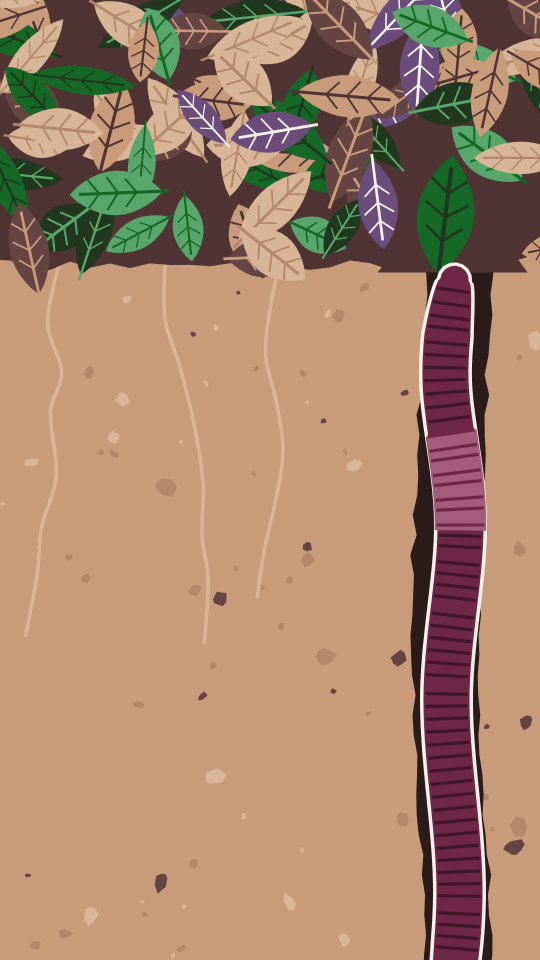
#> input picture social/2026-10-21-world-earthworm-day/png/frame-1-art.png, 1080 x 1920 px, given in place of sfwlogo-240.png, which was not available (shown at 1/2 size)
$ python build.py
#> lines starting #> are read from the running program, lines starting #| are printed output that depends on the picture; after the words box and inside, x2 and y2 are one past the last pixel; in counts of white or black regions, pixels touching at a corner belong together; pictures that were not available may be replaced by others from this repository, and a replacement may not be noted
"""Soil Food Web Foundation turns one: 9-slide Instagram carousel, Friday 16 October 2026.

Words are exactly the slide words in the post doc. Photos are the 'Amazing Community Images' set
(all in the repo), the Isha/India workshop photos and the cutout kits in social/cutouts-*.

  python3 social/turns-one-2026-10-16/build.py
    -> layers/ (every photo, cutout and background as its own PNG)
    -> slides.html (the 9 slides), slide-1.png ... slide-9.png, contact-sheet.png
    -> turns-one-canva.pptx  (import into Canva: every picture and text box stays separate and editable)
"""
import os, math, random, json, subprocess, zipfile, io
from PIL import Image, ImageDraw, ImageFilter, ImageChops
import numpy as np

HERE = os.path.dirname(os.path.abspath(__file__))
ROOT = os.path.abspath(os.path.join(HERE, "..", ".."))
NEW = os.path.join(ROOT, "img", "new-2026-10")
LAY = os.path.join(HERE, "layers")
os.makedirs(LAY, exist_ok=True)
W, H = 1080, 1350

DEEP, GREEN, CREAM, KRAFT, SOIL, GOLD, PURPLE = "#22371F", "#156826", "#F4F1EA", "#CDB38A", "#4F3433", "#C9A227", "#6B4C7A"


def P(*a): return os.path.join(ROOT, *a)
def hexrgb(h): return tuple(int(h[i:i + 2], 16) for i in (1, 3, 5))


def india(name):
    z = zipfile.ZipFile(P("exports", "workshop-images", "accelerator-workshop-october-2026.zip"))
    n = [x for x in z.namelist() if x.endswith(name)][0]
    return Image.open(io.BytesIO(z.read(n))).convert("RGB")


def load(src):
    return src if isinstance(src, Image.Image) else Image.open(src).convert("RGB")


def cover(im, w, h, fx=0.5, fy=0.5):
    sw, sh = im.size
    s = max(w / sw, h / sh)
    im = im.resize((max(w, round(sw * s)), max(h, round(sh * s))), Image.LANCZOS)
    x = round((im.width - w) * fx); y = round((im.height - h) * fy)
    return im.crop((x, y, x + w, y + h))


def shadow(im, off=(8, 12), blur=10, alpha=0.38):
    a = im.getchannel("A")
    pad = blur * 3 + max(abs(off[0]), abs(off[1]))
    out = Image.new("RGBA", (im.width + 2 * pad, im.height + 2 * pad), (0, 0, 0, 0))
    sh = Image.new("RGBA", im.size, (30, 22, 15, 255)); sh.putalpha(a.point(lambda v: int(v * alpha)))
    s = Image.new("RGBA", out.size, (0, 0, 0, 0)); s.alpha_composite(sh, (pad + off[0], pad + off[1]))
    out.alpha_composite(s.filter(ImageFilter.GaussianBlur(blur)))
    out.alpha_composite(im, (pad, pad))
    return out


def ragged(w, h, edges, seed, amp=10):
    """Mask with torn edges on the given sides ('t','b','l','r')."""
    rnd = random.Random(seed)
    def line(n):
        v, out = 0.0, []
        for _ in range(n):
            v = max(-1, min(1, v + rnd.uniform(-0.35, 0.35))); out.append(v * amp + rnd.uniform(-2, 2))
        return out
    m = Image.new("L", (w, h), 0)
    top = line(w) if "t" in edges else [0] * w
    bot = line(w) if "b" in edges else [0] * w
    lef = line(h) if "l" in edges else [0] * h
    rig = line(h) if "r" in edges else [0] * h
    a = np.zeros((h, w), np.uint8)
    yy, xx = np.mgrid[0:h, 0:w]
    t = np.array(top) + (amp + 2 if "t" in edges else 0)
    b = h - (np.array(bot) + (amp + 2 if "b" in edges else 0))
    l = np.array(lef) + (amp + 2 if "l" in edges else 0)
    r = w - (np.array(rig) + (amp + 2 if "r" in edges else 0))
    inside = (yy >= t[None, :]) & (yy <= b[None, :]) & (xx >= l[:, None]) & (xx <= r[:, None])
    a[inside] = 255
    return Image.fromarray(a).filter(ImageFilter.GaussianBlur(0.7))


def print_photo(src, w, h, fx=0.5, fy=0.5, border=14):
    im = cover(load(src), w, h, fx, fy)
    out = Image.new("RGBA", (w + 2 * border, h + 2 * border), hexrgb("#FBF8F1") + (255,))
    out.paste(im, (border, border))
    return out


def torn_photo(src, w, h, edges, fx=0.5, fy=0.5, seed=1, amp=14):
    im = cover(load(src), w, h, fx, fy).convert("RGBA")
    im.putalpha(ragged(w, h, edges, seed, amp))
    return im


def circle_photo(src, d, ring=10, fx=0.5, fy=0.5):
    im = cover(load(src), d, d, fx, fy).convert("RGBA")
    m = Image.new("L", (d, d), 0); ImageDraw.Draw(m).ellipse((0, 0, d - 1, d - 1), fill=255); im.putalpha(m)
    out = Image.new("RGBA", (d + 2 * ring, d + 2 * ring), (0, 0, 0, 0))
    ImageDraw.Draw(out).ellipse((0, 0, d + 2 * ring - 1, d + 2 * ring - 1), fill=hexrgb(CREAM) + (255,))
    out.alpha_composite(im, (ring, ring))
    return out


def cutout(path, w=None, h=None):
    im = Image.open(path).convert("RGBA")
    if w: im = im.resize((w, round(im.height * w / im.width)), Image.LANCZOS)
    elif h: im = im.resize((round(im.width * h / im.height), h), Image.LANCZOS)
    return im


def paper(color, seed):
    rng = np.random.default_rng(seed)
    base = np.array(hexrgb(color), np.float32)[None, None, :]
    n = rng.normal(0, 1, (H // 4, W // 4)).astype(np.float32)
    n = np.array(Image.fromarray(((n - n.min()) / (np.ptp(n)) * 255).astype(np.uint8)).resize((W, H), Image.BICUBIC), np.float32) / 255 - 0.5
    fine = rng.normal(0, 1, (H, W)).astype(np.float32)
    img = base + (n[..., None] * 16) + (fine[..., None] * 3.5)
    return Image.fromarray(np.clip(img, 0, 255).astype(np.uint8)).convert("RGBA")


# ---------------- slide model ----------------
SLIDES = []


class Slide:
    def __init__(self, n, bg):
        self.n, self.items, self.z = n, [], 0
        SLIDES.append(self)
        self.layer("background", paper(bg, n), 0, 0, shadowed=False, anchor="tl")

    def layer(self, name, im, cx, cy, rot=0, shadowed=True, anchor="center"):
        """Place an RGBA picture. cx, cy is its centre (or top-left with anchor='tl')."""
        if rot: im = im.rotate(rot, expand=True, resample=Image.BICUBIC)
        pad = 0
        if shadowed:
            big = shadow(im); pad = (big.width - im.width) // 2; im = big
        if anchor == "tl": x, y = cx - pad, cy - pad
        else: x, y = round(cx - im.width / 2), round(cy - im.height / 2)
        # clip to the slide so Canva gets clean pieces
        box = (max(0, -x), max(0, -y), min(im.width, W - x), min(im.height, H - y))
        im = im.crop(box); x, y = x + box[0], y + box[1]
        self.z += 1
        if name == "background":  # opaque paper: JPEG keeps the PowerPoint small
            fn = f"s{self.n}-{self.z:02d}-{name}.jpg"; im.convert("RGB").save(os.path.join(LAY, fn), quality=88)
        else:
            fn = f"s{self.n}-{self.z:02d}-{name}.png"; im.save(os.path.join(LAY, fn), optimize=True)
        self.items.append(dict(type="image", name=name, file="layers/" + fn, x=x, y=y, w=im.width, h=im.height))

    def text(self, name, text, x, y, w, size, font="garamond", italic=True, weight=500, color=DEEP, align="left", lh=1.08, h=None):
        self.items.append(dict(type="text", name=name, text=text, x=x, y=y, w=w, h=h or round(size * lh * 3), size=size,
                               font=font, italic=italic, weight=weight, color=color, align=align, lh=lh))


C = P("social", "cutouts-flowers"); S = P("social", "cutouts-soil")
logo = Image.open(P("img", "sfwlogo-240.png")).convert("RGBA")


def logo_disc(d=130):
#> called with d = 130
    out = Image.new("RGBA", (d, d), (0, 0, 0, 0))
#> out: PIL image 130x130 RGBA; every value is 0
    ImageDraw.Draw(out).ellipse((0, 0, d - 1, d - 1), fill=hexrgb(CREAM) + (255,))
    l = logo.resize((round(d * 0.78), round(d * 0.78 * logo.height / logo.width)), Image.LANCZOS)
    out.alpha_composite(l, ((d - l.width) // 2, (d - l.height) // 2))
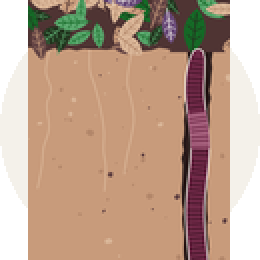
#> out: PIL image 130x130 RGBA (shown 2 times larger); mean R, G, B, A 156, 127.2, 107.5, 222.5; transparent parts drawn white
    return out


# ---------- 1. Today we turn 1 ----------
s = Slide(1, DEEP)
s.layer("logo", logo_disc(), 960, 112)
#> in shadow, `a = im.getchannel("A")`:
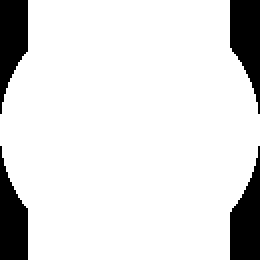
#> a: PIL image 130x130 L (shown 2 times larger); 87.3% white; 4 black regions, box (x1, y1, x2, y2) and area: (115, 0, 130, 57) 550, (115, 73, 130, 130) 550, (0, 0, 14, 57) 526, (0, 73, 14, 130) 526
#> in shadow, `out = Image.new("RGBA", (im.width + 2 * pad, im.height + 2 * pad), (0,..`: out: PIL image 214x214 RGBA; every value is 0
s.text("headline", "Today we turn 1 🎂", 72, 120, 820, 132, color=CREAM, lh=1.0)
s.text("small", "One year as a 501(c)(3) nonprofit.", 76, 410, 800, 36, font="montserrat", italic=False, weight=600, color=CREAM)
# soil-layer cake on a cream plate
plate = Image.new("RGBA", (820, 120), (0, 0, 0, 0))
#> plate: PIL image 820x120 RGBA; every value is 0
ImageDraw.Draw(plate).ellipse((0, 0, 819, 119), fill=hexrgb("#FBF8F1") + (255,))
s.layer("cake-plate", plate, 540, 1205)
#> in shadow (call 2), `a = im.getchannel("A")`: a: PIL image 820x120 L; 78.7% white; 4 black regions, box (x1, y1, x2, y2) and area: (0, 0, 357, 57) 5252, (463, 0, 820, 57) 5252, (0, 63, 357, 120) 5252, (463, 63, 820, 120) 5252
#> in shadow (call 2), `out = Image.new("RGBA", (im.width + 2 * pad, im.height + 2 * pad), (0,..`: out: PIL image 904x204 RGBA; every value is 0
tiers = [("cake-tier-compost", P("img", "new-2026-10", "R5A_4007.jpg"), 660, 170, 1110, 0.5),
         ("cake-tier-wood-chips", P("img", "new-2026-10", "santa-fe-2026-10-aged-wood-chips.jpg"), 540, 150, 950, 0.9),
         ("cake-tier-soil-roots", P("img", "new-2026-10", "card-roots-in-soil-capri.jpg"), 420, 140, 805, 0.5)]
for i, (nm, src, w, h, cy, fy) in enumerate(tiers):
    s.layer(nm, torn_photo(src, w, h, "tb", fy=fy, seed=10 + i, amp=9), 540, cy)
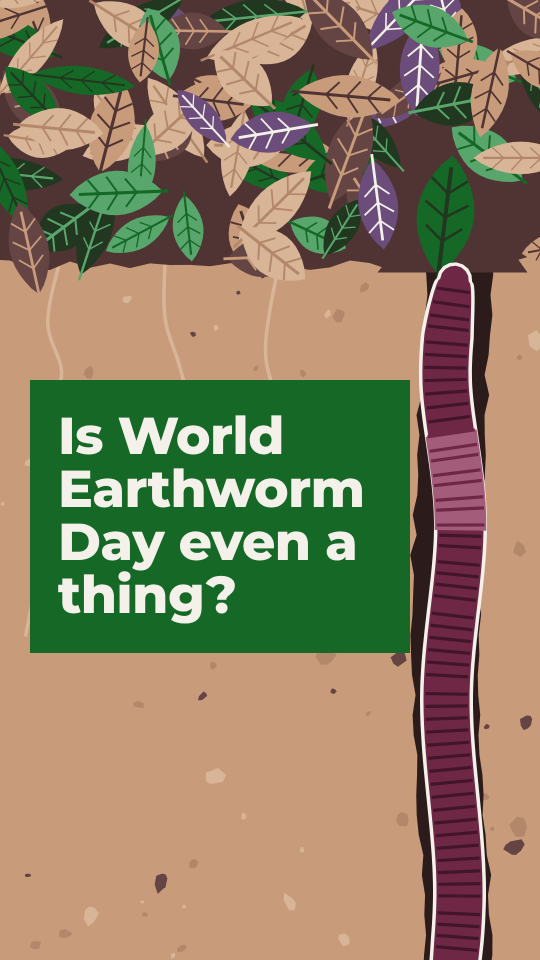
#> input picture social/2026-10-21-world-earthworm-day/png/frame-1.png, 1080 x 1920 px, given in place of R5A_4007.jpg, which was not available (shown at 1/2 size)
#> in load, returned value is the input picture: PIL image 1080x1920 RGB; mean R, G, B 138.9, 126.5, 97.9
#> in cover, `sw, sh = im.size`: sw = 1080; sh = 1920
#> in cover, `s = max(w / sw, h / sh)`: s = 0.611
#> in ragged, `m = Image.new("L", (w, h), 0)`: m: PIL image 660x170 L; every value is 0
#> in torn_photo, `im.putalpha(ragged(w, h, edges, seed, amp))`:
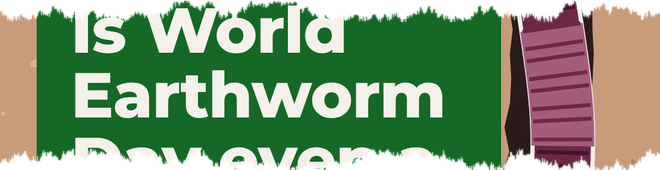
#> im: PIL image 660x170 RGBA; mean R, G, B, A 103.4, 132.2, 93.4, 219; transparent parts drawn white
#> call 3 of shadow, with off = (8, 12), blur = 10, alpha = 0.38
#> in shadow (call 3), `out = Image.new("RGBA", (im.width + 2 * pad, im.height + 2 * pad), (0,..`: out: PIL image 744x254 RGBA; every value is 0
#> in shadow (call 3), `sh.putalpha(a.point(lambda v: int(v * alpha)))`:
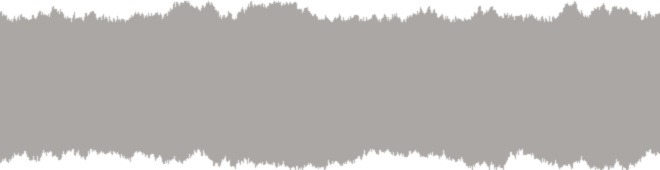
#> sh: PIL image 660x170 RGBA; mean R, G, B, A 30, 22, 15, 82.4; transparent parts drawn white
#> in shadow (call 3), `s.alpha_composite(sh, (pad + off[0], pad + off[1]))`:
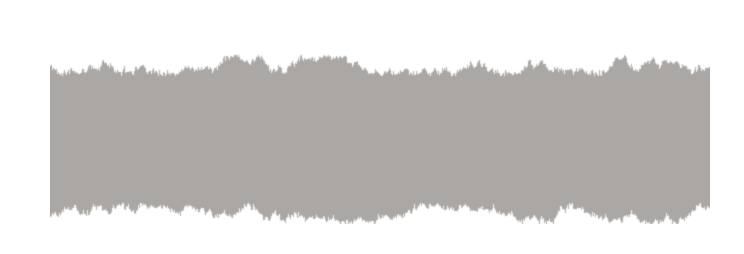
#> s: PIL image 744x254 RGBA; mean R, G, B, A 16, 11.7, 8, 48.9; transparent parts drawn white
#> in shadow (call 3), `out.alpha_composite(im, (pad, pad))`:
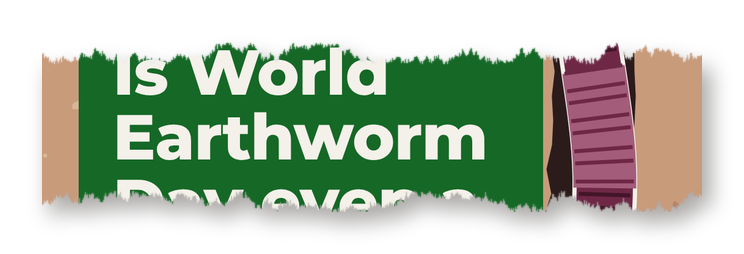
#> out: PIL image 744x254 RGBA; mean R, G, B, A 56.3, 70.5, 50, 135.2; transparent parts drawn white
#> (the run stopped early here; a loop or call above may not have finished)
